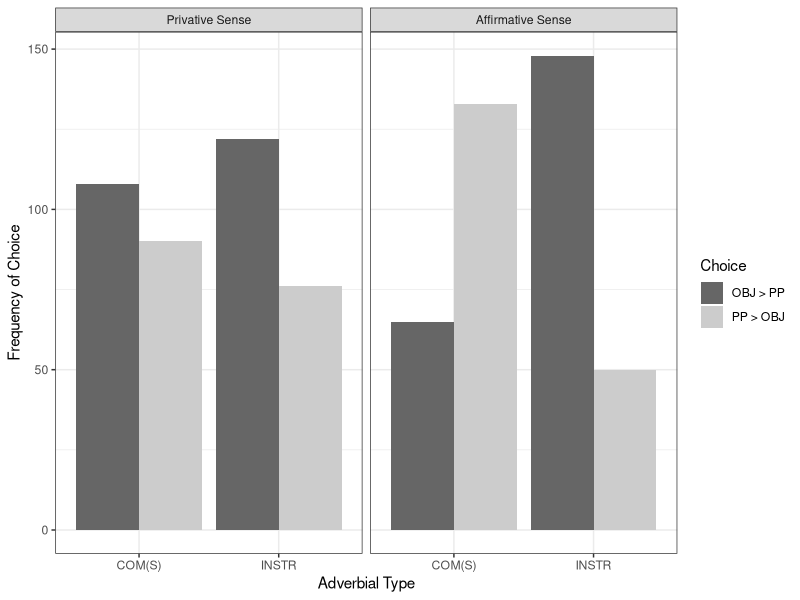
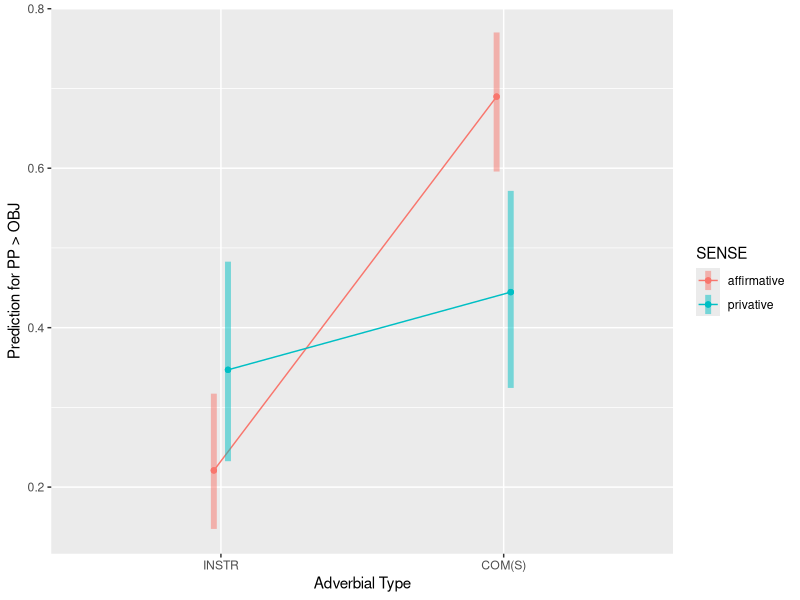
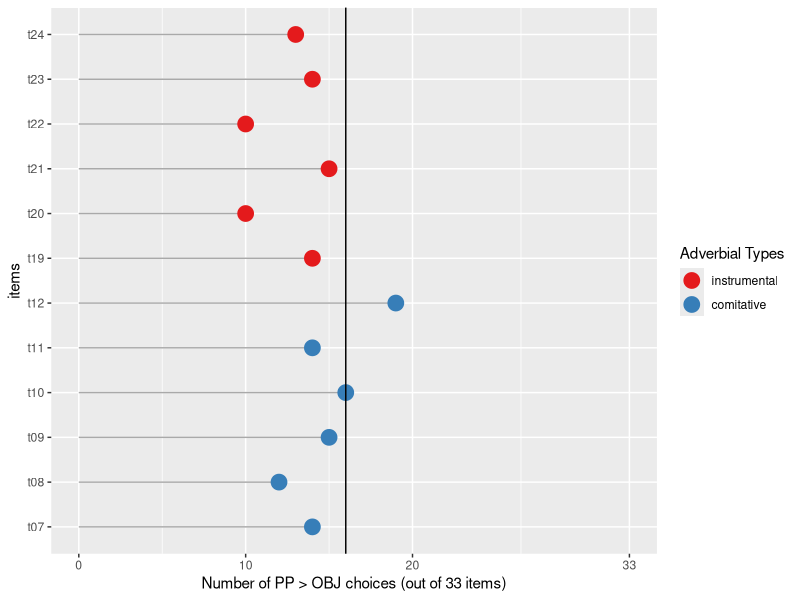
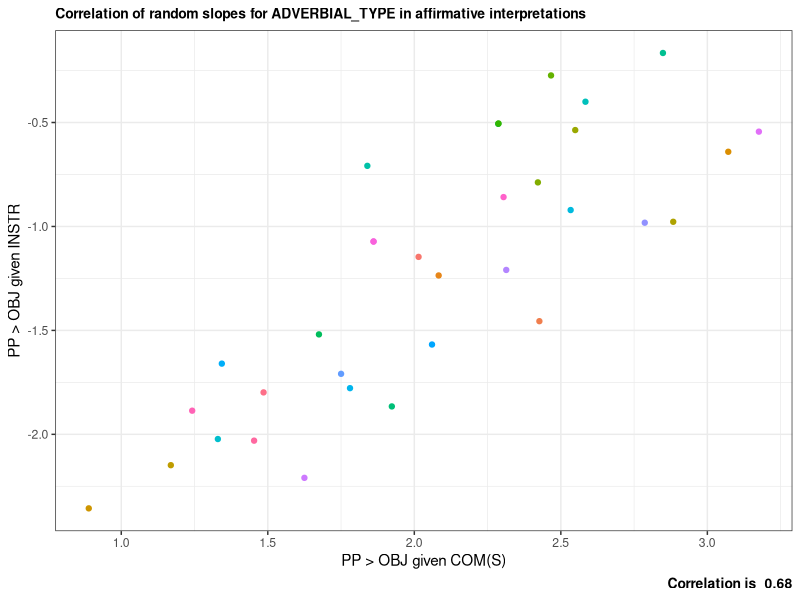
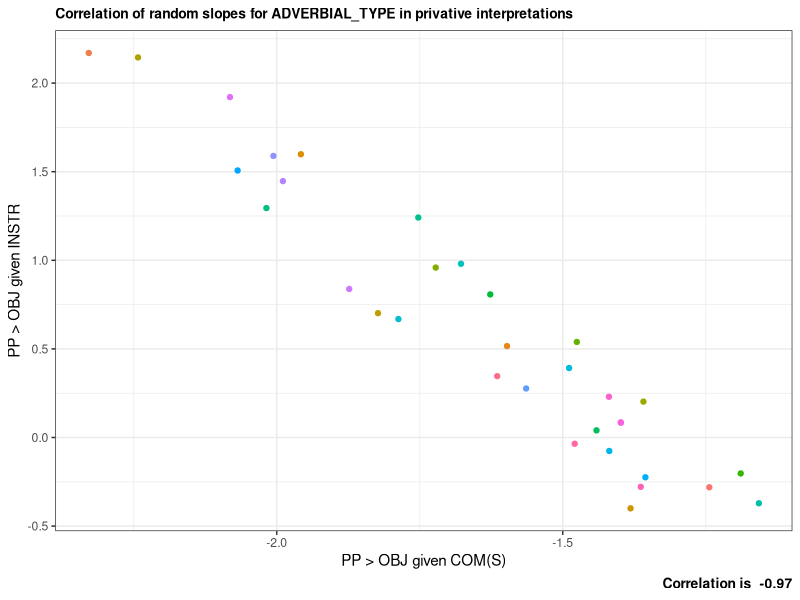
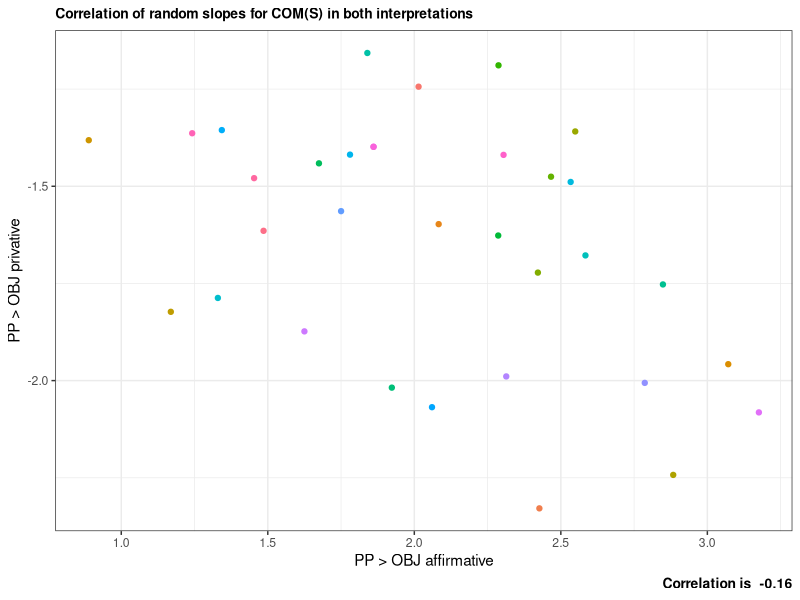
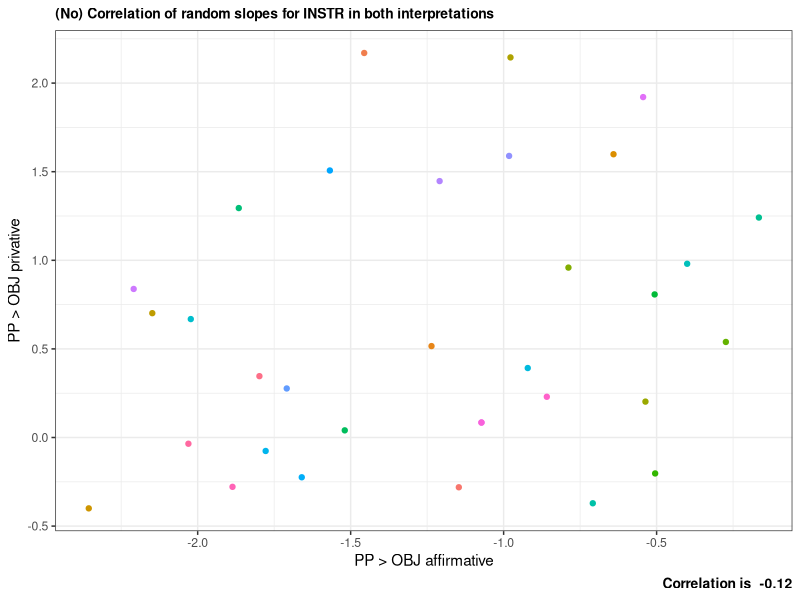
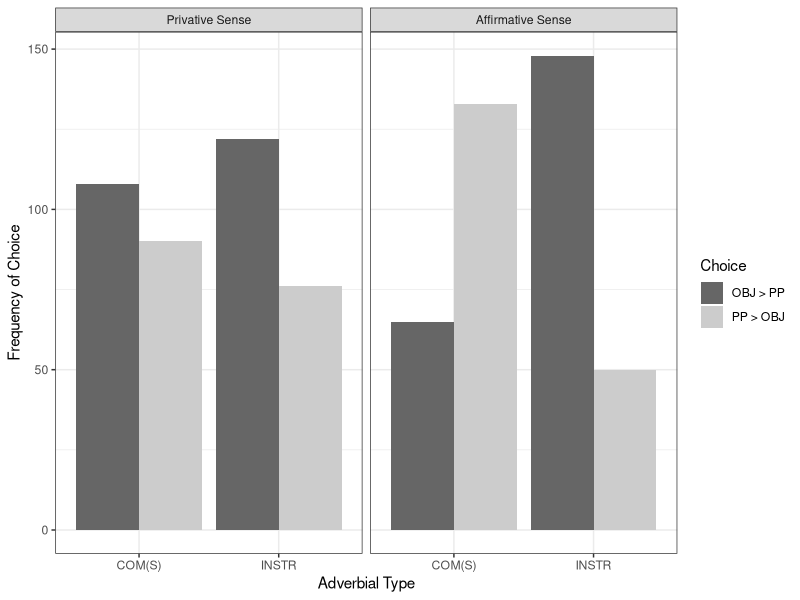

R code for these plots, in order:
## ---- chunk 1
library(lme4)
library(tidyverse)
library(emmeans)
library(kableExtra)

show(version)
## ---- chunk 2
test_items <- 
  read.csv("../Data/stimuli_test_basic.csv", fileEncoding = "UTF-8", stringsAsFactors = TRUE) %>%
  select(ENCODING, OPTION_0_ITEM, OPTION_1_ITEM)

colnames(test_items) <- c("Test Item Pair", "PP > OBJ", "OBJ > PP")

kbl(test_items) %>% kable_styling()

## ---- chunk 3

data <-
  read.csv("../Data/ForcedChoice_test.csv", fileEncoding = "UTF-8") %>%
  mutate(ANSWER = factor(ANSWER),
         SENSE = factor(ifelse(INTEGRATION == "yes", "affirmative", "privative")),
         ADVERBIAL_TYPE = factor(ADVERBIAL_TYPE),
         subjects = factor(workerId),
         items = factor(ENCODING))


summary(data)
## ---- chunk 4

int.labels <- c("Privative Sense", "Affirmative Sense")
names(int.labels) <- c("privative", "affirmative")

summary <- 
  data %>%
  group_by(ADVERBIAL_TYPE, SENSE, ANSWER) %>%
  summarise(count = n()) %>%
  as.data.frame()

summary$SENSE <- relevel(summary$SENSE, ref = "privative")

ggplot(summary, aes(x = ADVERBIAL_TYPE, y = count, fill = ANSWER)) +
  geom_bar(stat = "identity", position = "dodge") +
  labs(x = "Adverbial Type", y = "Frequency of Choice") + 
  facet_wrap(~SENSE, labeller = labeller(SENSE = int.labels)) +
  scale_fill_manual(name = "Choice", values = c("grey40", "grey80"),
                    labels = c("OBJ > PP", "PP > OBJ")) +
  theme_bw()

ggsave("../Figures/emp_dist_exp_1.pdf")

summary.wide <-
  summary %>%
  spread(key = ANSWER, value = count)

summary.wide

## ---- chunk 5

data$SENSE <-
  relevel(data$SENSE, ref = "affirmative")
data$ADVERBIAL_TYPE <-
  relevel(data$ADVERBIAL_TYPE, ref = "INSTR")

model <-
  glmer(formula = ANSWER ~ ADVERBIAL_TYPE * SENSE + 
          (0 + ADVERBIAL_TYPE * SENSE | subjects) + (1 | items), 
        data = data, family = binomial())

start <-
  getME(model, c("theta", "fixef"))

model <- 
  update(model, start = start,
         control=glmerControl(optCtrl=list(maxfun=2e4)))


options(width = 300)
print(summary(model), corr = FALSE)
## ---- chunk 6

predictions <- 
  emmeans(model, pairwise~ADVERBIAL_TYPE * SENSE, 
          type = "response") 

predictions$emmeans

## also response useful, now switched to predictor for effects
## if lp is used, y = emmean, if response is used y = prob

emmip(model, SENSE ~ ADVERBIAL_TYPE, type = "response", CIs = TRUE, 
      xlab = "Adverbial Type", ylab = "Prediction for PP > OBJ")

ggsave("../Figures/EXP_1.preds.pdf")


## ---- chunk 7

privative.sum <- 
  data %>%
  filter(items %in% c("t07", "t08", "t09", "t10", "t11", "t12", 
                      "t19", "t20", "t21", "t22", "t23", "t24")) %>%
  group_by(items, ADVERBIAL_TYPE, ANSWER) %>%
  summarize(Count = n()) %>%
  filter(ANSWER == "PP>OBJ") %>%
  as.data.frame()

ggplot(privative.sum, aes(x = Count, y = items, color = ADVERBIAL_TYPE)) +
  geom_segment(aes(x = 0, xend = Count, yend = items), color="darkgrey") +
  geom_point(size=5) +
  scale_color_brewer(name = "Adverbial Types", labels = c("instrumental", "comitative"), 
                     palette = "Set1") +
  scale_x_continuous(breaks = c(0, 10, 20, 33), limits = c(0, 33)) +
  geom_vline(xintercept = 16) +
  labs(x = "Number of PP > OBJ choices (out of 33 items)")

ggsave("../Figures/EXP_1.choices.pdf")

## ---- chunk 8

ranef.df <- data.frame(ranef(model)$subjects)
ranef.df$participants <- rownames(ranef.df)
colnames(ranef.df)[1:4] <- c("INSTR_aff", "COMS_aff", "INSTR_priv", "COMS_priv")

ranef.df <- ranef.df %>%
  mutate(INSTR_aff = INSTR_aff + model@beta[1]) %>%
  mutate(COMS_aff = COMS_aff + model@beta[2]) %>%
  mutate(INSTR_priv = INSTR_priv + model@beta[3]) %>%
  mutate(COMS_priv = COMS_priv + model@beta[4]) %>%
  arrange(COMS_aff)


## ---- chunk 9

cor_vals <- data.frame(VarCorr(model)) 

ggplot(ranef.df, aes(y = INSTR_aff, x = COMS_aff)) +
  geom_point(aes(color = participants), show.legend = FALSE) +
  labs(y = "PP > OBJ given INSTR", 
       x = "PP > OBJ given COM(S)", 
       subtitle = "Correlation of random slopes for ADVERBIAL_TYPE in affirmative interpretations",
       caption = paste("Correlation is ", round(cor_vals$sdcor[5], 2))) +
  theme_bw() +
  theme(plot.caption = element_text(face = "bold", size = 10),
        plot.subtitle = element_text(face = "bold", size = 10))

ggsave("../Figures/EXP_1.INSTR_COM_S_aff.pdf")
  

## ---- chunk 10

ggplot(ranef.df, aes(y = INSTR_priv, x = COMS_priv)) +
  geom_point(aes(color = participants), show.legend = FALSE) +
  labs(y = "PP > OBJ given INSTR", 
       x = "PP > OBJ given COM(S)", 
       subtitle = "Correlation of random slopes for ADVERBIAL_TYPE in privative interpretations",
       caption = paste("Correlation is ", round(cor_vals$sdcor[10], 2))) +
  theme_bw() +
  theme(plot.caption = element_text(face = "bold", size = 10),
        plot.subtitle = element_text(face = "bold", size = 10))

ggsave("../Figures/EXP_1.INSTR_COM_S_priv.pdf")

## ---- chunk 11
ggplot(ranef.df, aes(x = COMS_aff, y = COMS_priv)) +
  geom_point(aes(color = participants), show.legend = FALSE) +
  labs(x = "PP > OBJ affirmative", 
       y = "PP > OBJ privative", 
       subtitle = "Correlation of random slopes for COM(S) in both interpretations",
       caption = paste("Correlation is ", round(cor_vals$sdcor[9], 2))) +
  theme_bw() +
  theme(plot.caption = element_text(face = "bold", size = 10),
        plot.subtitle = element_text(face = "bold", size = 10))

ggsave("../Figures/EXP_1.COM_S_aff_priv.pdf")


## ---- chunk 12
ggplot(ranef.df, aes(x = INSTR_aff, y = INSTR_priv)) +
  geom_point(aes(color = participants), show.legend = FALSE) +
  labs(x = "PP > OBJ affirmative", 
       y = "PP > OBJ privative", 
       subtitle = "(No) Correlation of random slopes for INSTR in both interpretations",
       caption = paste("Correlation is ", round(cor_vals$sdcor[6], 2))) +
  theme_bw() +
  theme(plot.caption = element_text(face = "bold", size = 10),
        plot.subtitle = element_text(face = "bold", size = 10))

ggsave("../Figures/EXP_1.INSTR_aff_priv.pdf")
